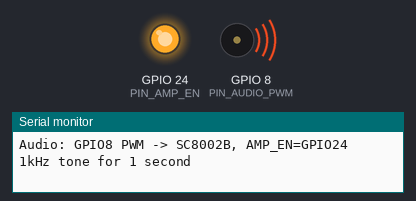
This program was run on a simulated ESP32-C6. Parts: output pins drawn as LEDs (lit = HIGH), buzzer (waves = sounding), the last lines printed to the serial monitor.

Above: at 0.4 s.
At 2.9 s:
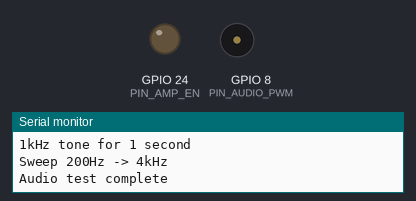
Timing chart, 0 to 4.4 s (numbered marks = the images above):
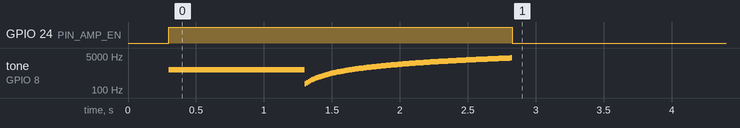

The program:

main.cpp
```cpp
#include <Arduino.h>
#include "pins.h"
#include "config.h"

static bool pwmAttached = false;
static void amp(bool on) { digitalWrite(PIN_AMP_EN, on == AMP_EN_ACTIVE_HIGH ? HIGH : LOW); }

static bool pwmStart() {
  if (pwmAttached) return true;
  if (!ledcAttach(PIN_AUDIO_PWM, AUDIO_PWM_CARRIER_HZ, AUDIO_PWM_BITS)) return false;
  pwmAttached = true; ledcWrite(PIN_AUDIO_PWM, 0); return true;
}

static void stopAudio() {
  if (pwmAttached) {
    ledcWriteTone(PIN_AUDIO_PWM, 0); ledcWrite(PIN_AUDIO_PWM, 0);
    ledcDetach(PIN_AUDIO_PWM); pwmAttached = false;
  }
  pinMode(PIN_AUDIO_PWM, OUTPUT); digitalWrite(PIN_AUDIO_PWM, LOW); amp(false);
}

static void runTest() {
  if (!pwmStart()) { Serial.println("LEDC attach failed"); return; }
  amp(true);
  Serial.println("1kHz tone for 1 second");
  ledcWriteTone(PIN_AUDIO_PWM, 1000); delay(1000);
  Serial.println("Sweep 200Hz -> 4kHz");
  for (int f = 200; f <= 4000; f += 30) { ledcWriteTone(PIN_AUDIO_PWM, f); delay(12); }
  stopAudio(); Serial.println("Audio test complete");
}

void setup() {
  Serial.begin(115200); delay(300);
  pinMode(PIN_AMP_EN, OUTPUT); pinMode(PIN_AUDIO_PWM, OUTPUT);
  stopAudio();
  Serial.println("Audio: GPIO8 PWM -> SC8002B, AMP_EN=GPIO24");
  runTest();
}

void loop() {}
```

config.h
```cpp
#pragma once
#include <Arduino.h>

static constexpr uint8_t LCD_ROTATION = 1;  // 320x240 landscape
static constexpr int LCD_WIDTH = 320;
static constexpr int LCD_HEIGHT = 240;
static constexpr bool LCD_INVERT = false;
static constexpr uint32_t LCD_SPI_HZ = 40000000;
static constexpr uint32_t SD_SPI_HZ = 4000000;

// XPT2046 fixed mapping used by the factory-test firmware.
static constexpr uint32_t TOUCH_SPI_HZ = 2000000;
static constexpr uint16_t TOUCH_MIN_PRESSURE = 70;
static constexpr bool TOUCH_SWAP_XY = true;
static constexpr bool TOUCH_INVERT_X = false;
static constexpr bool TOUCH_INVERT_Y = false;
static constexpr int32_t TOUCH_RAW_X_MIN = 220;
static constexpr int32_t TOUCH_RAW_X_MAX = 3880;
static constexpr int32_t TOUCH_RAW_Y_MIN = 220;
static constexpr int32_t TOUCH_RAW_Y_MAX = 3880;

static constexpr uint32_t AUDIO_PWM_CARRIER_HZ = 62500;
static constexpr uint8_t AUDIO_PWM_BITS = 8;
static constexpr uint32_t GPS_DEFAULT_BAUD = 9600;

// BAT+ -> 100k -> GPIO1 -> 100k -> GND
static constexpr float BAT_ADC_DIVIDER_RATIO = 2.0f;
static constexpr float BAT_ADC_CALIBRATION = 1.000f;
static constexpr uint16_t BAT_ADC_SAMPLE_COUNT = 32;
static constexpr uint16_t BAT_ADC_SAMPLE_DELAY_US = 250;
```

pins.h
```cpp
#pragma once
#include <Arduino.h>

// ZLX-ESP32-2 (C5) / ESP32-C5-WROOM-1U-N8R8 GPIO map
static constexpr int PIN_GPS_TX       = 0;   // MCU RX <- GPS TX
static constexpr int PIN_BAT_ADC      = 1;
static constexpr int PIN_SD_MISO      = 2;
static constexpr int PIN_RTP_DOUT     = 3;
static constexpr int PIN_RTP_SCK      = 4;
static constexpr int PIN_RTP_DIN      = 5;
static constexpr int PIN_LCD_SCK      = 6;
static constexpr int PIN_LCD_MOSI     = 7;
static constexpr int PIN_AUDIO_PWM    = 8;
static constexpr int PIN_GPS_RX       = 9;   // MCU TX -> GPS RX
static constexpr int PIN_LCD_CS       = 10;
static constexpr int PIN_LCD_BL       = 13;
static constexpr int PIN_LCD_DC       = 14;
static constexpr int PIN_RTP_CS       = 23;
static constexpr int PIN_AMP_EN       = 24;
static constexpr int PIN_RTP_IRQ      = 25;
static constexpr int PIN_GREEN_LED    = 26;
static constexpr int PIN_SD_CS        = 27;
static constexpr int PIN_BOOT_AUTO    = 28;

static constexpr bool BOOT_ACTIVE_LOW      = true;
static constexpr bool AMP_EN_ACTIVE_HIGH   = true;
static constexpr bool GREEN_LED_ACTIVE_LOW = false; // HIGH = ON
static constexpr bool LCD_BL_ACTIVE_HIGH   = true;
```
